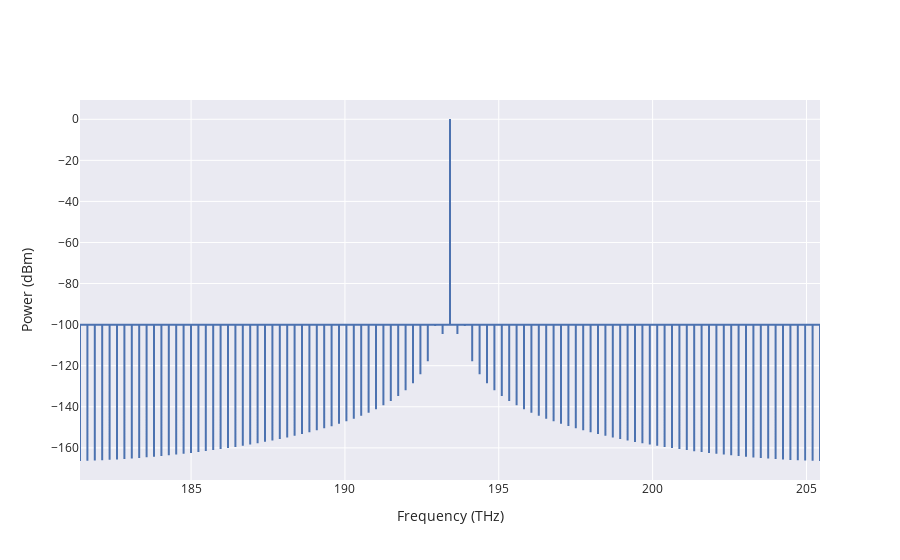

The notebook cell saved with this chart:
### Code cell
ind=738
solverp1.PlotCombSpectra(ind).show()

### Figure 1 — Plotly figure (JSON) as saved in the notebook; plotly's stock layout.template omitted (floating-point values rounded to 4 significant figures; data arrays with more than 128 entries replaced by an {"elided": "..."} marker saying what was removed)
{"data": [{"name": "Waveguide", "type": "scatter", "uid": "834071fa-c5d3-474a-9fa4-3a9e0a7a88bd", "x": {"elided": "303 float values"}, "y": {"elided": "303 float values"}}], "layout": {"xaxis": {"title": {"text": "Frequency (THz)"}}, "yaxis": {"title": {"text": "Power (dBm)"}}}}
